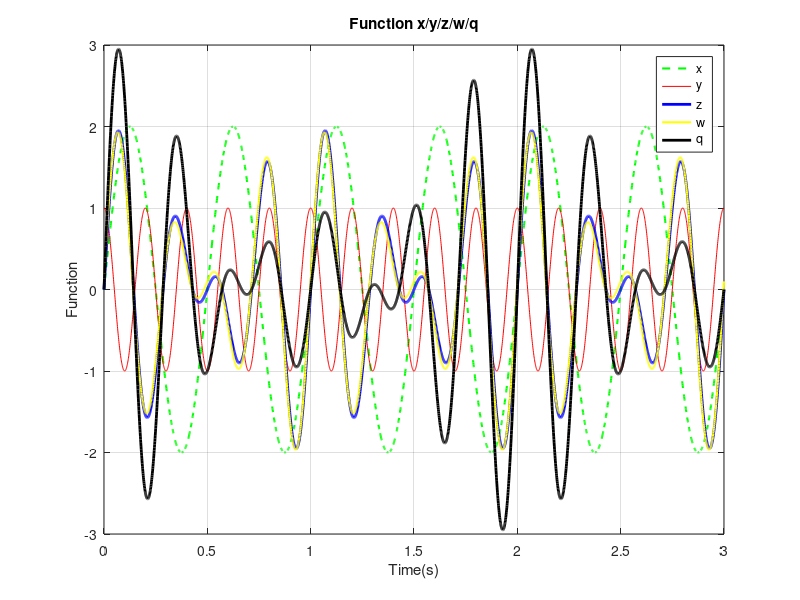

This chart was generated by the following MATLAB code:
Ta = 0.001;
t = [0:Ta:3];

x = 2*sin(4*pi*t);
y = sin(10*pi*t + pi/2);
z = sin(6*pi*t) + sin(8*pi*t);
w = sin(6*pi*t) + sin(8*pi*t + 0.1);
q = sin(6*pi*t) + sin(7*pi*t) + sin(8*pi*t);

plot(t,x,'--g'  ,'LineWidth',1.5);
hold on
plot(t,y,'-r');
plot(t,z,'-b','LineWidth',2);
plot(t,w,'-y','LineWidth',1.5);
plot(t,q,'-k','LineWidth',2);
xlabel("Time(s)");
ylabel("Function");
title("Function x/y/z/w/q");
legend('x','y','z','w','q');
grid;